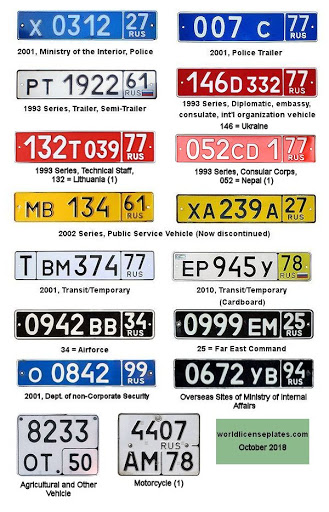
#> input picture Python/AI Face Detection/RussianPlates.jpg, 329 x 512 px
$ python RussianPlateDetectorImages.py
#> lines starting #> are read from the running program, lines starting #| are printed output that depends on the picture; after the words box and inside, x2 and y2 are one past the last pixel; in counts of white or black regions, pixels touching at a corner belong together
import cv2
from random import randrange

#Loads pretrained face data from opencv (haar cascade algorithm).
trainedRussianPlateData = cv2.CascadeClassifier('haarcascade_russian_plate_number.xml')

img = cv2.imread('RussianPlates.jpg')
#> img is the input picture: shape (512, 329, 3); mean B, G, R 194.6, 196.3, 200.9

grayScaledImg = cv2.cvtColor(img,cv2.COLOR_BGR2GRAY) #Allows colours to be represented in less bits also. Takes the image as an argument as well as the conversion type.
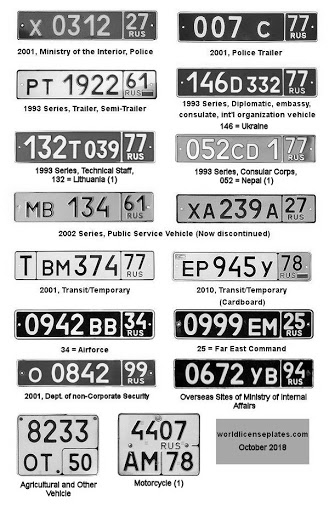
#> grayScaledImg: shape (512, 329); min 0, max 255, mean 197.5

'''
Documentation available here: https://docs.opencv.org/2.4/modules/imgproc/doc/miscellaneous_transformations.html?highlight=.cvtcolor#cv2.cvtColor
mixChannels allows more advanced conversions.
'''

#Detect plates:
plateCoordinates = trainedRussianPlateData.detectMultiScale(grayScaledImg)
#> plateCoordinates = [[183, 61, 136, 45], [14, 124, 139, 46], [196, 187, 131, 44]]
print(plateCoordinates) #Stored in a 2d list.
#| [[183  61 136  45]
#|  [ 14 124 139  46]
#|  [196 187 131  44]]

for (x,y,w,h) in plateCoordinates: #Searches for faces.
    cv2.rectangle(img, (x,y),(x+w,y+h), (randrange(256),randrange(256),randrange(256)), 2) #Draws the rectangle for each face found. Uses random colours.
#> this loop made 3 passes
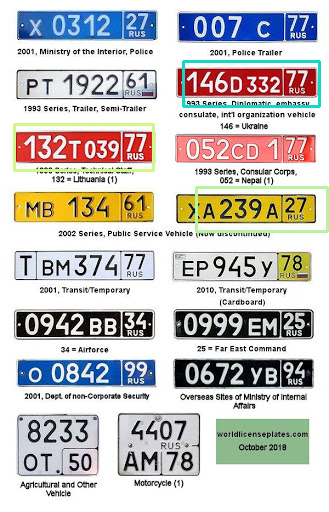
#> img: shape (512, 329, 3); 1.92% of pixels changed, all inside (x1, y1, x2, y2) = (13, 60, 329, 233)

cv2.imshow('Plate Detector', img) #Shows the image for a split second, titles the window, staticImage is the image to be shown.
cv2.waitKey() #Stops the image from closing instantly. Pauses the execution of code. Closes onclick of a key.

print("Code completed") #Indicates that the code ran sucessfully.
